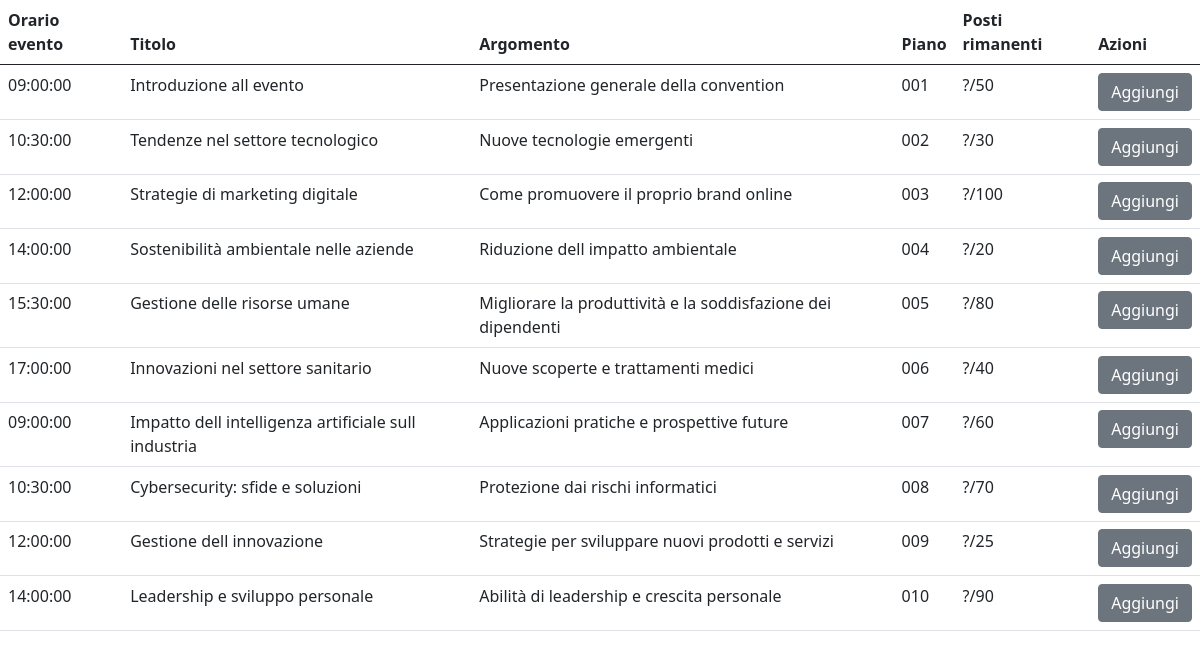
/Sito_convention/AggiungiSpeech.php (signed in), run on the app's committed database.
### tables this page shows
CREATE TABLE IF NOT EXISTS Speech(
    IDSpeech INT(3) NOT NULL AUTO_INCREMENT,
    Titolo VARCHAR(100) NULL,
    Argomento VARCHAR(100) NULL,
    PRIMARY KEY(IDSpeech)
);

CREATE TABLE IF NOT EXISTS Programma(
    IDProgramma INT(3) NOT NULL AUTO_INCREMENT,
    FasciaOraria TIME NULL,
    IDSpeech_fk INT(3) NULL,
    NomeSala_fk VARCHAR(20) NULL,
    FOREIGN KEY(IDSpeech_fk) REFERENCES Speech(IDSpeech),
    FOREIGN KEY(NomeSala_fk) REFERENCES Sala(NomeSala),
    PRIMARY KEY(IDProgramma)
);

CREATE TABLE IF NOT EXISTS Piano(
    Numero CHAR(3) NOT NULL,
    PRIMARY KEY(Numero)
);

CREATE TABLE IF NOT EXISTS Sala(
    NomeSala VARCHAR(20) NOT NULL,
    NpostiSala INT(3) NULL,
    Numero_fk CHAR(3) NULL,
    FOREIGN KEY(Numero_fk) REFERENCES Piano(Numero) ON DELETE CASCADE,
    PRIMARY KEY(NomeSala)
);

### Sito_convention/Database.php (called while the page is built, shortened)
<?php
    class Database {
        private static $host = "localhost";
        private static $username = "root";
        private static $password = "";
        private static $database = "Convention";
        private static $connection;
        public static function connect() {
            self::$connection = new mysqli(self::$host, self::$username, self::$password, self::$database);
            return true;
        }
        public static function executeQuery($query) {
            $result = self::$connection->query($query);
            return $result;
        }
    }
?>

### Sito_convention/utilitis.php (called while the page is built, shortened)
<?php
    function Controllo_Utente(){
        if (Database::connect()){
            $queryTab= "SELECT Mail FROM User WHERE id_user = '{$_SESSION['idUser']}'";
            if($risultatoUser=Database::executeQuery($queryTab)){
                if (($risultatoUser->num_rows) == 1){
                    return true;
                }
                else{
                    header("Location: ./destroyer_session.php");
                    exit;
                }
            }else{
                header("Location: ./destroyer_session.php");
                exit;
            }
        }
    }
?>

### Sito_convention/AggiungiSpeech.php (the view, shortened to what this page needs)
<!DOCTYPE html>
<html lang="en">
<head>
    <link href="https://cdn.jsdelivr.net/npm/bootstrap@5.0.2/dist/css/bootstrap.min.css" rel="stylesheet">
</head>
<body>
    <?php
            include "Database.php";
            include "utilitis.php";
            if(Controllo_Utente()){
                if (Database::connect()){
                    $queryTab= "SELECT FasciaOraria,Titolo,Argomento,IDSpeech,NpostiSala,Numero FROM Sceglie,Programma,Speech,Sala,Piano WHERE Sceglie.IDProgramma_fk = Programma.IDProgramma AND Speech.IDSpeech = Programma.IDSpeech_fk AND Programma.NomeSala_fk = Sala.NomeSala AND Sala.Numero_fk = Piano.Numero";
                    if($risultatoSpeech=Database::executeQuery($queryTab)){
                        if (!($risultatoSpeech->num_rows) == 0){
                            $htmlmio=<<<XYZ
                            <table class='table'>
                                <thead>
                                    <tr>
                                        <th>Orario evento</th>
                                        <th>Titolo</th>
                                        <th>Argomento</th>
                                        <th>Piano</th>
                                        <th>Posti rimanenti</th>
                                        <th>Azioni</th>
                                    </tr>
                                </thead>
                                <tbody>
                            XYZ;
                            echo $htmlmio;
                            while($Risposta_speech=mysqli_fetch_array($risultatoSpeech)) {
                                echo "<tr>";
                                    echo "<td>" . $Risposta_speech["FasciaOraria"] . "</td>";
                                    echo "<td>" . $Risposta_speech["Titolo"] . "</td>";
                                    echo "<td>" . $Risposta_speech["Argomento"] . "</td>";
                                    echo "<td>" . $Risposta_speech["Numero"] . "</td>";
                                    echo "<td>" ."?/". $Risposta_speech["NpostiSala"] . "</td>";
                                    echo "<td><form action='AbbandonaSpeech.php' method='POST'><input type='hidden' name='QualeSpeech' value=".$Risposta_speech["IDSpeech"]." /><button type='submit' class='btn btn-secondary'>Aggiungi</button></form></td>";
                                echo "<tr>";
                            }
                        }
                        else{
                            echo "Non esiste nessuno speech in giornata";
                        }
                    }
                }
            }
            else{
                header("Location: ./destroyer_session.php");
                exit;
            }
    ?>
</body>
</html>

### data on the page
speech: programma.FasciaOraria "09:00:00", Titolo "Introduzione all evento", Argomento "Presentazione generale della convention", piano.Numero "001", sala.NpostiSala "50"
speech: programma.FasciaOraria "10:30:00", Titolo "Tendenze nel settore tecnologico", Argomento "Nuove tecnologie emergenti", piano.Numero "002", sala.NpostiSala "30"
speech: programma.FasciaOraria "12:00:00", Titolo "Strategie di marketing digitale", Argomento "Come promuovere il proprio brand online", piano.Numero "003", sala.NpostiSala "100"
speech: programma.FasciaOraria "14:00:00", Titolo "Sostenibilità ambientale nelle aziende", Argomento "Riduzione dell impatto ambientale", piano.Numero "004", sala.NpostiSala "20"
programma: FasciaOraria "15:30:00", IDSpeech_fk.Titolo "Gestione delle risorse umane", IDSpeech_fk.Argomento "Migliorare la produttività e la soddisfazione dei dipendenti", piano.Numero "005", NomeSala_fk.NpostiSala "80"
programma: FasciaOraria "17:00:00", IDSpeech_fk.Titolo "Innovazioni nel settore sanitario", IDSpeech_fk.Argomento "Nuove scoperte e trattamenti medici", piano.Numero "006", NomeSala_fk.NpostiSala "40"
speech: programma.FasciaOraria "09:00:00", Titolo "Impatto dell intelligenza artificiale sull industria", Argomento "Applicazioni pratiche e prospettive future", piano.Numero "007", sala.NpostiSala "60"
speech: programma.FasciaOraria "10:30:00", Titolo "Cybersecurity: sfide e soluzioni", Argomento "Protezione dai rischi informatici", piano.Numero "008", sala.NpostiSala "70"
speech: programma.FasciaOraria "12:00:00", Titolo "Gestione dell innovazione", Argomento "Strategie per sviluppare nuovi prodotti e servizi", piano.Numero "009", sala.NpostiSala "25"
speech: programma.FasciaOraria "14:00:00", Titolo "Leadership e sviluppo personale", Argomento "Abilità di leadership e crescita personale", piano.Numero "010", sala.NpostiSala "90"
